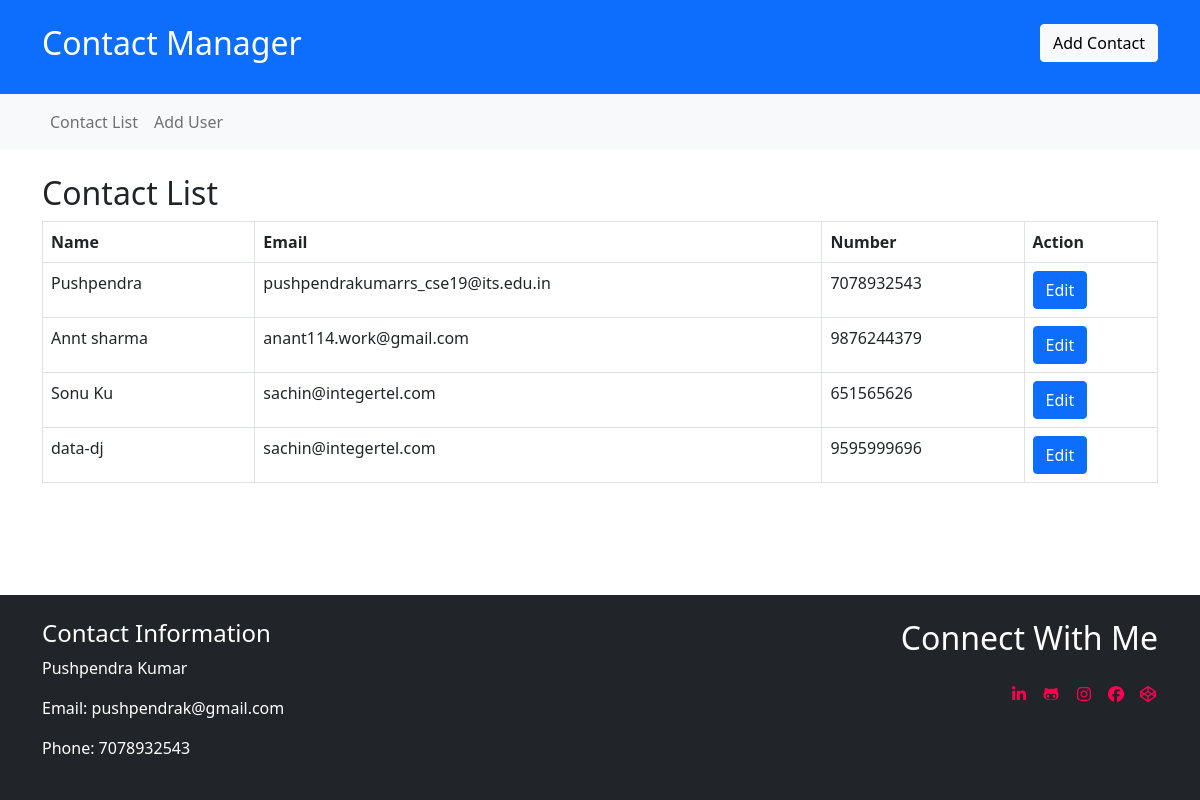
The page / on the database its author committed.
### contact_mang/models.py (models this page shows, shortened)
class Contact(models.Model):
    name = models.CharField(max_length=100)
    email = models.EmailField()
    number = models.CharField(max_length=15)

### contact_mang/views.py (the view)
# urls.py: path('', views.contact_list, name='contact_list'),
def contact_list(request):
    contacts = Contact.objects.all()
    if request.method == 'POST':
        contact_id = request.POST.get('contact_id')
        contact = Contact.objects.get(id=contact_id)
        form = ContactForm(request.POST, instance=contact)
        if form.is_valid():
            form.save()
            contacts = Contact.objects.all()  # Get the updated list of contacts
            return redirect('contact_list')
    else:
        form = ContactForm()
    return render(request, 'contact_list.html', {'contacts': contacts, 'form': form})

### templates/contact_list.html (shortened to what this page needs)
<!DOCTYPE html>
<html lang="en">
<head>
    <link href="https://cdn.jsdelivr.net/npm/bootstrap@5.0.0-beta2/dist/css/bootstrap.min.css" rel="stylesheet">
    <link rel="stylesheet" href="https://cdnjs.cloudflare.com/ajax/libs/font-awesome/6.2.0-beta/css/all.min.css">
	<link rel="stylesheet" href="https://cdnjs.cloudflare.com/ajax/libs/font-awesome/6.1.0/css/all.min.css">
</head>
<body>
    <header class="bg-primary text-white py-4">
        <div class="container">
            <div class="row">
                <div class="col-md-6">
                    <h2>Contact Manager</h2>
                </div>
                <div class="col-md-6 text-end">
                    <a href="{% url 'add_contact' %}" class="btn btn-light">Add Contact</a>
                </div>
            </div>
        </div>
    </header>
    <nav class="navbar navbar-expand-lg navbar-light bg-light">
        <div class="container">
            <div class="collapse navbar-collapse" id="navbarNav">
                <ul class="navbar-nav">
                    <li class="nav-item">
                        <a class="nav-link" href="{% url 'contact_list' %}">Contact List</a>
                    </li>
                    <li class="nav-item">
                        <a class="nav-link" href="{% url 'add_contact' %}">Add User</a>
                    </li>
                </ul>
            </div>
        </div>
    </nav>
   <div class="container mt-4">
    <div class="row">
        <div class="col-md-12">
            <h2>Contact List</h2>
            <table class="table table-bordered">
                <thead>
                    <tr>
                        <th>Name</th>
                        <th>Email</th>
                        <th>Number</th>
                        <th>Action</th>
                    </tr>
                </thead>
                <tbody>
                    {% for contact in contacts %}
                    <tr>
                        <td>{{ contact.name }}</td>
                        <td>{{ contact.email }}</td>
                        <td>{{ contact.number }}</td>
                        <td>
                            <button type="button" class="btn btn-primary" data-bs-toggle="modal" data-bs-target="#editContact{{ contact.id }}">
                                Edit
                            </button>
                        </td>
                    </tr>
                    {% endfor %}
                </tbody>
            </table>
        </div>
    </div>
</div>
    <footer class="bg-dark text-white py-4 fixed-bottom">
        <div class="container">
            <div class="row">
                <div class="col-md-6">
                    <h4>Contact Information</h4>
                    <p>Pushpendra Kumar</p>
                    <p>Email: <a href="mailto:pushpendrak@gmail.com" class="text-white" style="text-decoration: none;">pushpendrak@gmail.com</a></p>
                    <p>Phone: 7078932543</p>
                </div>
                <div class="col-md-6 text-end">
                    <h2>Connect With Me</h2>
                    <ul class="social-list list-inline py-3 mx-auto">
						<li class="list-inline-item" title="Linkedin"><a href="https://www.linkedin.com/in/pushpendra-kumar-8bb2581a1"
								target="_blank"><i class="fab fa-linkedin-in fa-fw" title="Linkedin" style="color: #ff004f;"></i></a>
						</li>
						<li class="list-inline-item"  title="Github"><a href="https://github.com/pushpendrakumar1" target="_blank"><i
									class="fab fa-github-alt fa-fw"  title="Github" style="color: #ff004f;"></i></a></li>
						<li class="list-inline-item"  title="Instagram"><a href="https://instagram.com/varunk6854?igshid=NTE5MzUyOTU="
								target="_blank"><i class="fab fa-instagram fa-fw" title="Instagram" style="color: #ff004f;"></i></a></li>
						<li class="list-inline-item" title="Facebook"><a href="https://www.facebook.com/Varun-Kumar-113202831703016/"
								target="_blank"><i class="fab fa-facebook fa-fw" title="Facebook" style="color: #ff004f;"></i></a></li>
						<li class="list-inline-item" title="Portfolio"><a href="https://pushpendraportfolio.netlify.app/"
								target="_blank"><i class="fab fa-codepen fa-fw" title="Portfolio" style="color: #ff004f;"></i></a></li>
					</ul>
                </div>
            </div>
        </div>
    </footer>
</body>
</html>

### rows shown on the page
Contact: name "Pushpendra", email "pushpendrakumarrs_cse19@its.edu.in", number "7078932543"
Contact: name "Annt sharma", email "anant114.work@gmail.com", number "9876244379"
Contact: name "Sonu Ku", email "sachin@integertel.com", number "651565626"
Contact: name "data-dj", email "sachin@integertel.com", number "9595999696"
